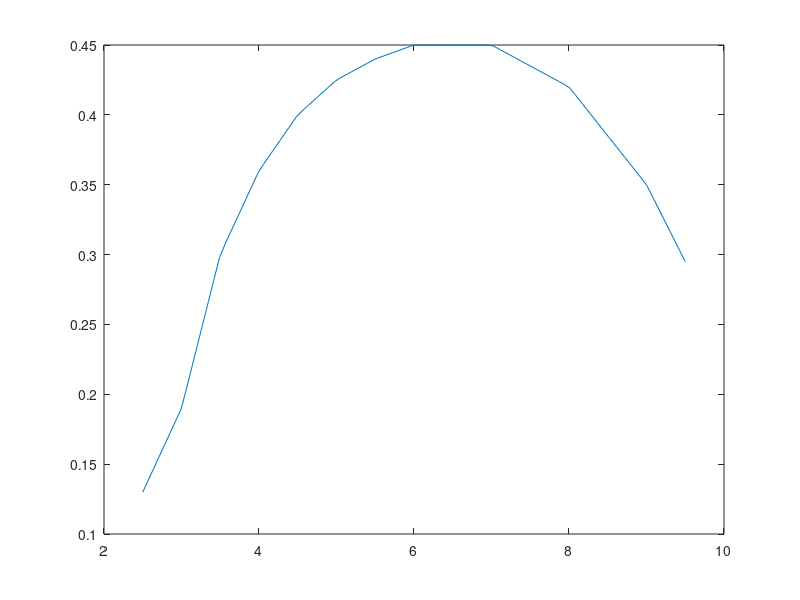

Here is the MATLAB script that generated this plot:
clc; 
close all; 
clear all;
 
v = 12;
pi = 3.1416;
p = 1.2;
 
% create array for data which was read from Figure 4
x = [2.5, 3, 3.5, 4, 4.5, 5, 5.5, 6, 6.5, 7, 7.5, 8, 8.5, 9, 9.5];
y = [0.13, 0.19, 0.3, 0.36, 0.4, 0.425, 0.44, 0.45,0.45, 0.45, 0.435, 0.42, 0.385, 0.35, 0.295];
 
advanced_ratio = 2.5:0.070707:9.5; %creating 100 data points for advance ratio
Cp = []; %creating array for Cp(yvalues)
 
%interpolating  data 
j = 1;
for i = advanced_ratio
  y_lookup = interp1(x, y, i);  
    Cp(j) = y_lookup; %storing values in array
    j= j+1;
end
 
figure(1);
plot(advanced_ratio,Cp);
Cp_lookup = interp1(advanced_ratio, Cp, 2.7);
 
%creating arrays
P_avail = [];
P_ex = [];
r_array = [];
w_array = [];
 
index = 1;
 
%sweeping rotor spped and radius
for r = 1.05:0.05:7.95
    for w = 21:1:34
       ar = (r*w)/v;
       
       if (ar > 9.5)
           break
       end
       if (ar<2.5)
           continue
       end
       
    r_array(index) = r;
    w_array(index) = w;
    Cp_temp = interp1(advanced_ratio, Cp, ar);
    P_avail(index) = 0.5*p*pi*r^2*v*v^2;
    P_ex(index) = Cp_temp*P_avail(index);
    index= index + 1;
    end
    
end
 
%finding max values
max_Pex = max(P_ex);
index_maxpex = find(P_ex==max_Pex);
display(index_maxpex);
max_radius = r_array(index_maxpex);
max_rotorvelocity = w_array(index_maxpex);
